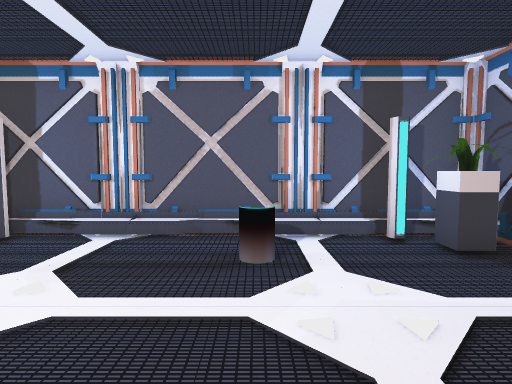
View 1 (above)

24 first-person views from a walk through a Unity game level. The camera is 1.4 m above the floor, tilts 4° down and sees 80° across. Doors are open. The floor is counted in squares, 1 m on a side. Each view is taken from the middle of a square. On the plan, view 1 faces up. The plan holds only what a view shows up to about 14 squares ahead; the rest is blank. The place goes on beyond the plan. The player is left out. Some surface patterns are stand-ins.

View 2
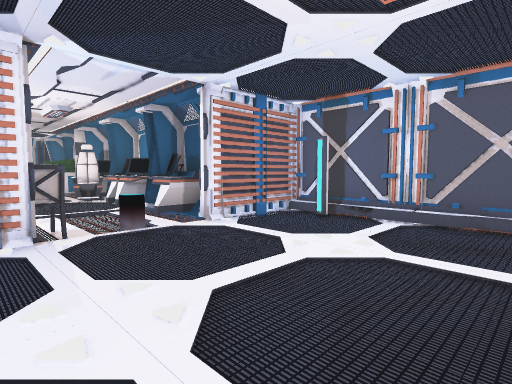

View 3
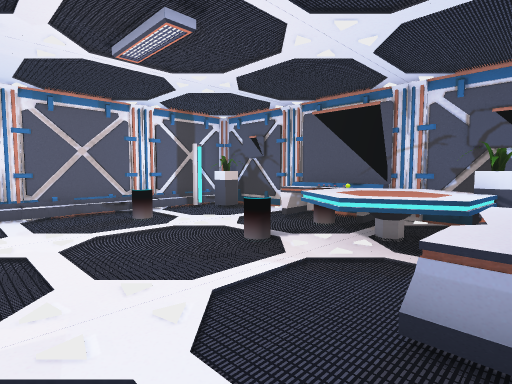

View 4
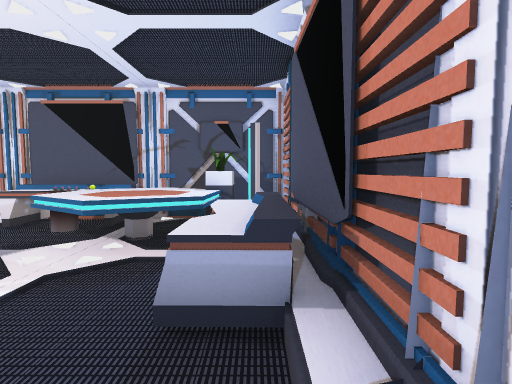

View 5
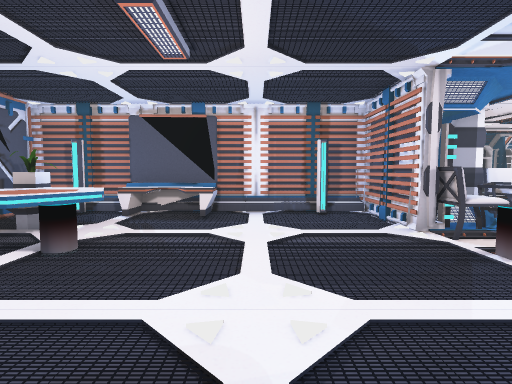

View 6
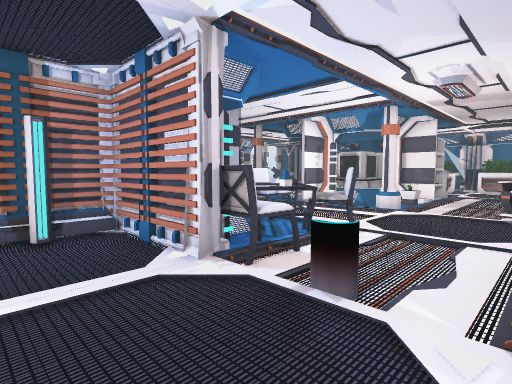

View 7
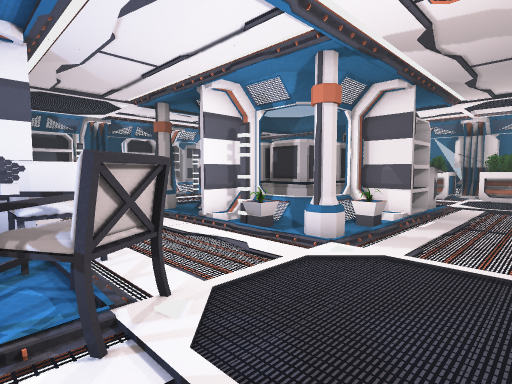

View 8
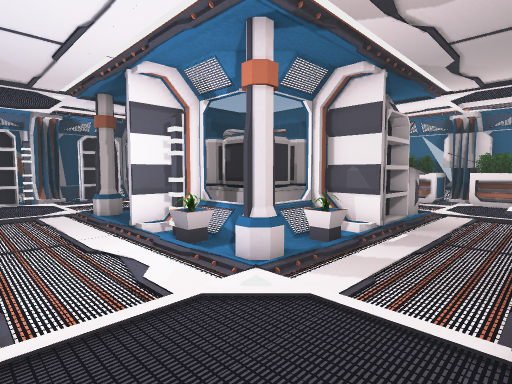

View 9
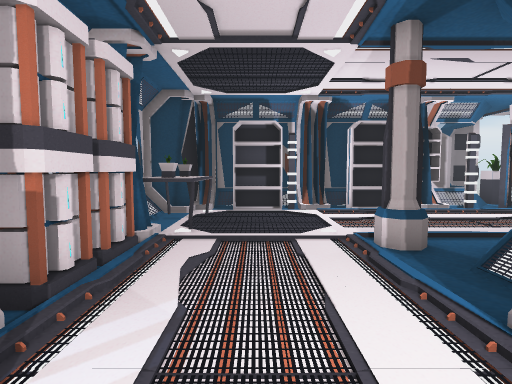

View 10
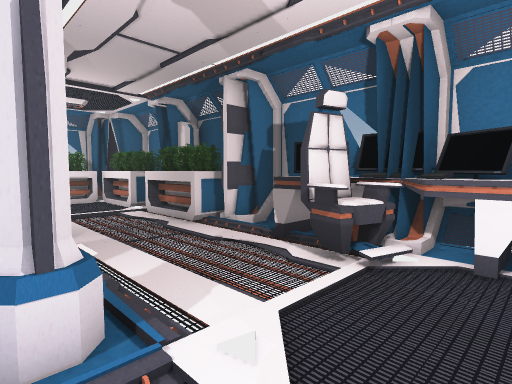

View 11
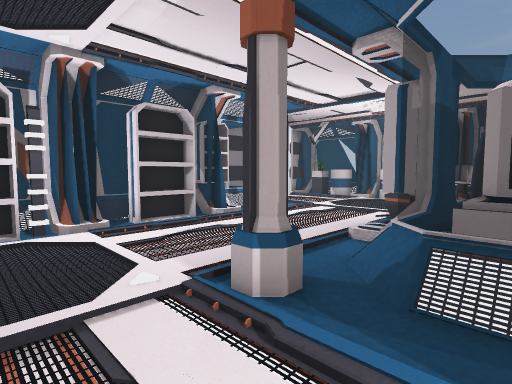

View 12
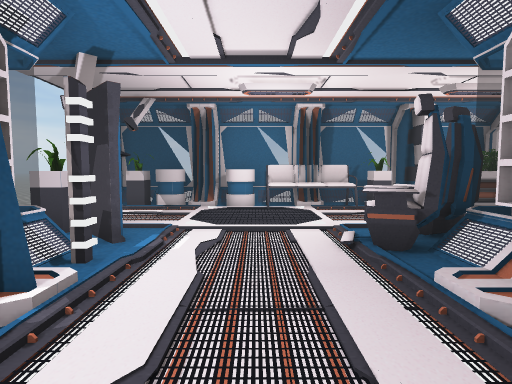

View 13
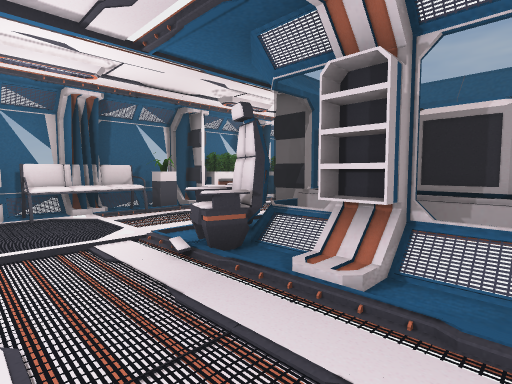

View 14
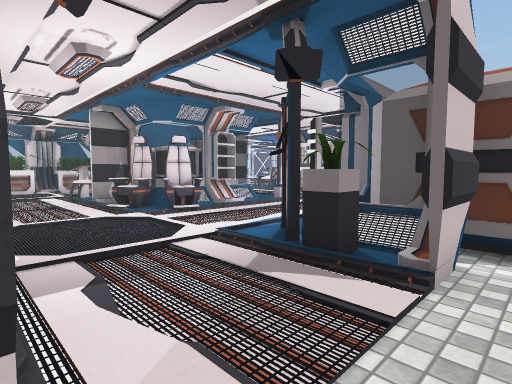

View 15
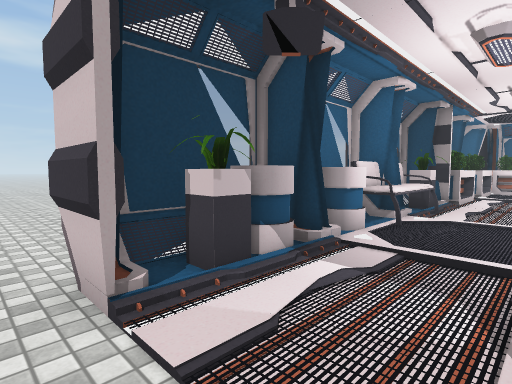

View 16
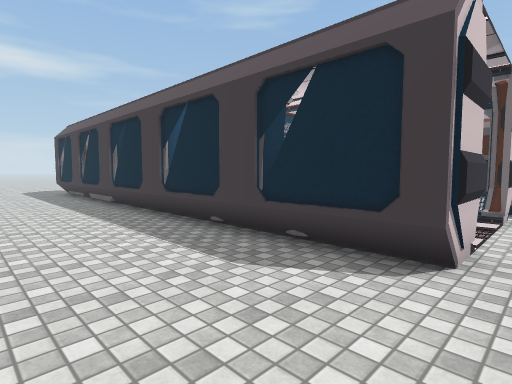

View 17
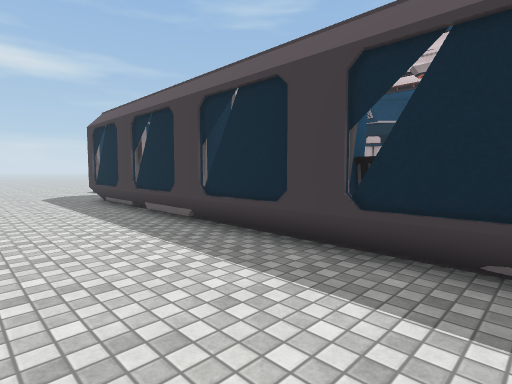

View 18
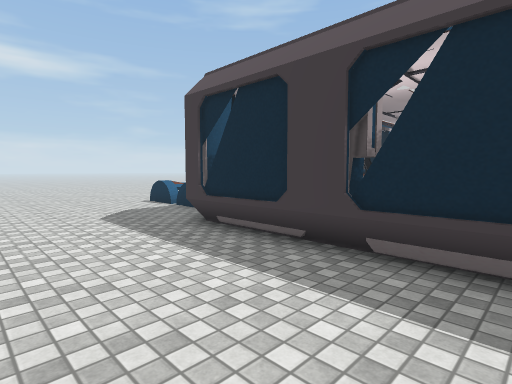

View 19
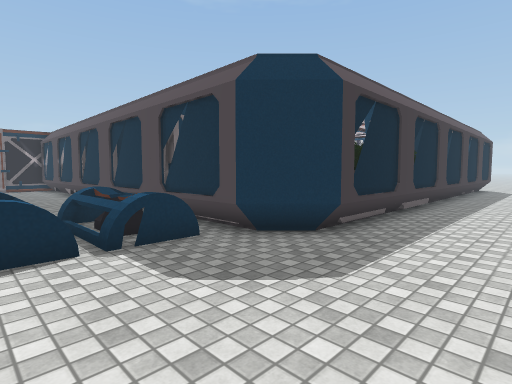

View 20
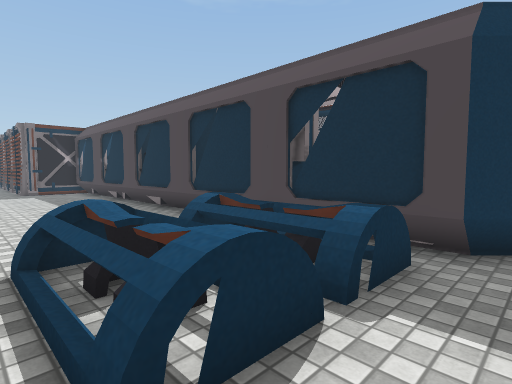

View 21
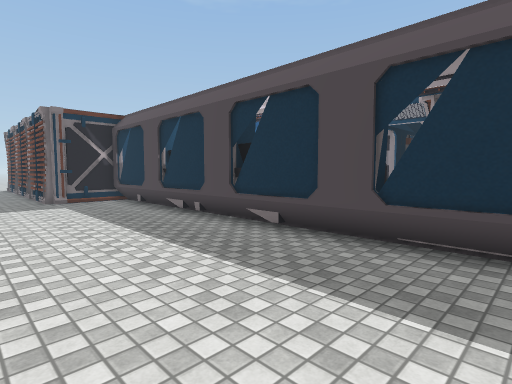

View 22
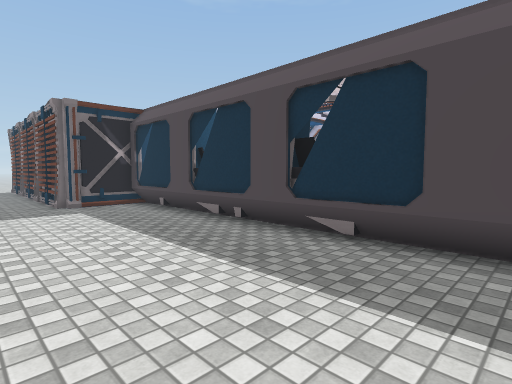

View 23
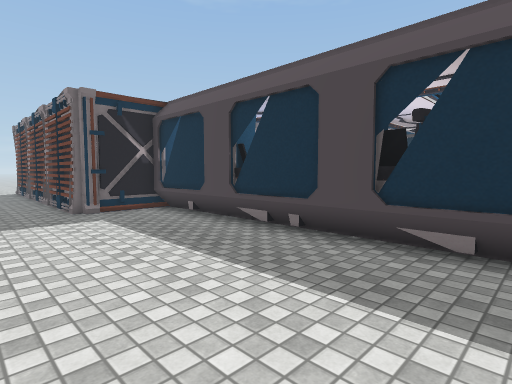

View 24
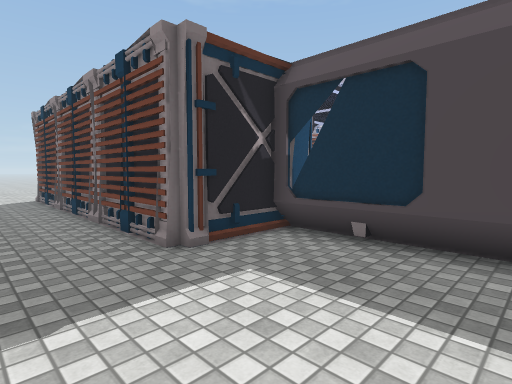

### Floor plan
Key: @ floor where view 1 was taken; # wall or solid block; . main floor; : floor 0.25 m higher than the main floor; / step, stairs or slope; D open door; = window, fence, low wall or low ledge; P plant; E desk; C chair; T table; L column; S shelf; N console; A container; B battery; F sofa; O other object.
Columns run from 33 left of view 1 to 5 right of it. Each row starts with its distance up from view 1.
 10  ........... ......... .....
  9  ......OOOO..........................
  8  ......OOOO............................
  7  ......OOOO...............#############
  6  ......OOOO...............#.#.......#.#
  5  ......####...............#......O...P#
  4  ....##OOSSSOO#=EEEEEEEEE=#...........#
  3  ....#OOOOOOOOD.EEEEEEEEE.D...........#
  2 .....OO.......D..OO.......D.........OO#
  1 .....OO.......D...........O.......O.O #
  0 .....SO.......D.......C..CD......@TTTT#
 -1 .....SO...NNSSD.PLL..CCCTCD.......TTTT#
 -2 .....SO...NOSS#:#L....CTT=#.......TTTT#
 -3  ....OO...CC AAA##P..CCT  #.....O.TTPP#
 -4 .....OO...CC  AAA##..CC=  #.#..OOOO.#P#
 -5  ....#DDDDD#AA AA#DDDDD#  #############
 -6 .....P...../AAAAA:.....B
 -7 .....P....OOAAAA=:.....B
 -8 .....FF...OOO/S/#LL....B
 -9 .....#F....OO./..L....O#
-10 .....FF..............OO
-11  ....OF..............OO
-12 .....OO..............OO=
-13 .....##.......#SS.#SSS##
-14 .....OO...OO:###S###SS#
-15 .....P.....PAAA AAAA O
-16 .....P...../AA
-17 .....#DDDDD#AA
-18 . ..........

Positions as (right, up) in squares from view 1, and headings:
1: (0, 0), facing up
2: (0, -2), facing up-left
3: (-4, -4), facing up-right
4: (-4, -4), facing right
5: (-3, 6), facing down
6: (-4, 3), facing down-left
7: (-10, 2), facing down-left
8: (-12, 2), facing down-left
9: (-13, -3), facing down
10: (-13, -2), facing up-left
11: (-13, -6), facing down-left
12: (-16, -11), facing left
13: (-17, -12), facing up-left
14: (-27, -18), facing up-right
15: (-24, -18), facing up-left
16: (-33, -18), facing up-right
17: (-33, -12), facing up-right
18: (-33, -4), facing up-right
19: (-32, 9), facing down-right
20: (-28, 10), facing down-right
21: (-22, 10), facing down-right
22: (-20, 10), facing down-right
23: (-18, 10), facing down-right
24: (-12, 10), facing down-right
